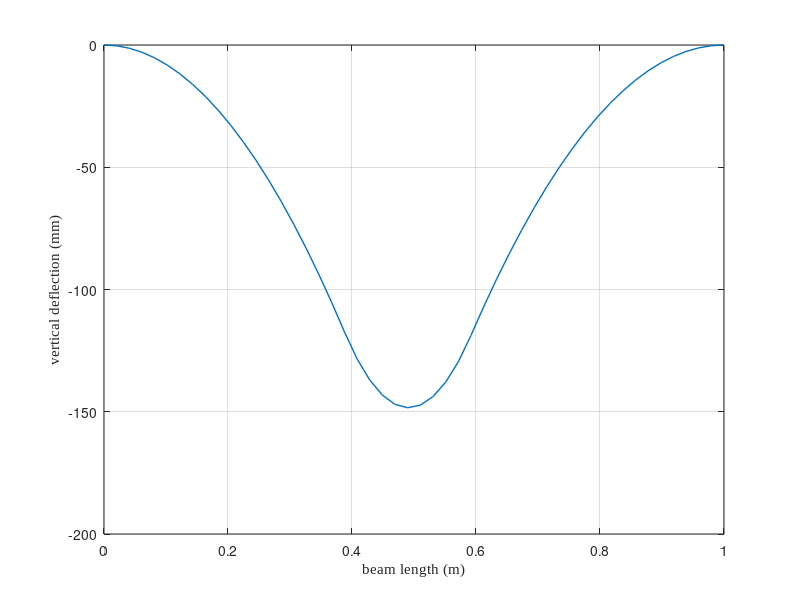
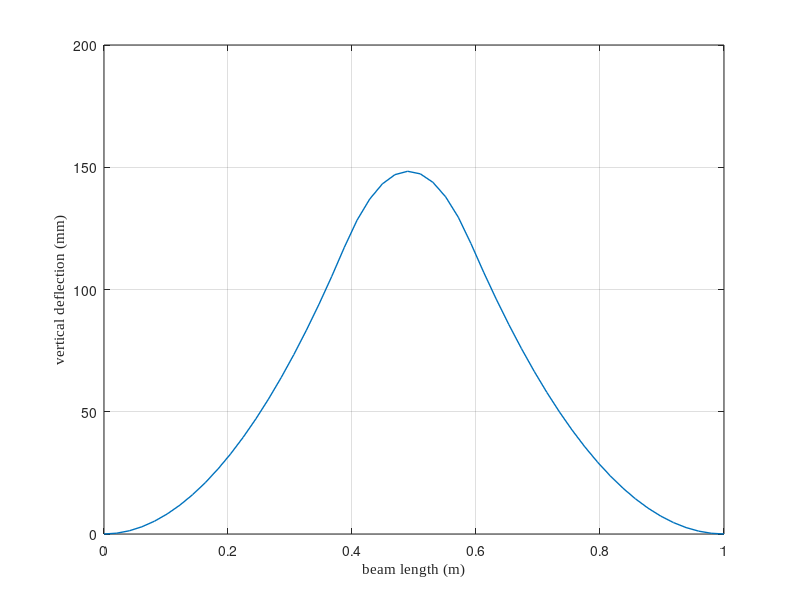
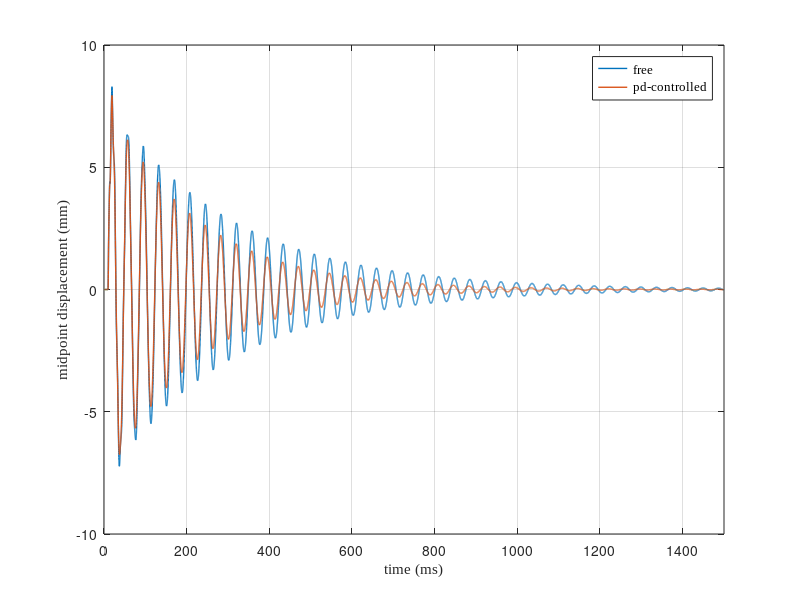
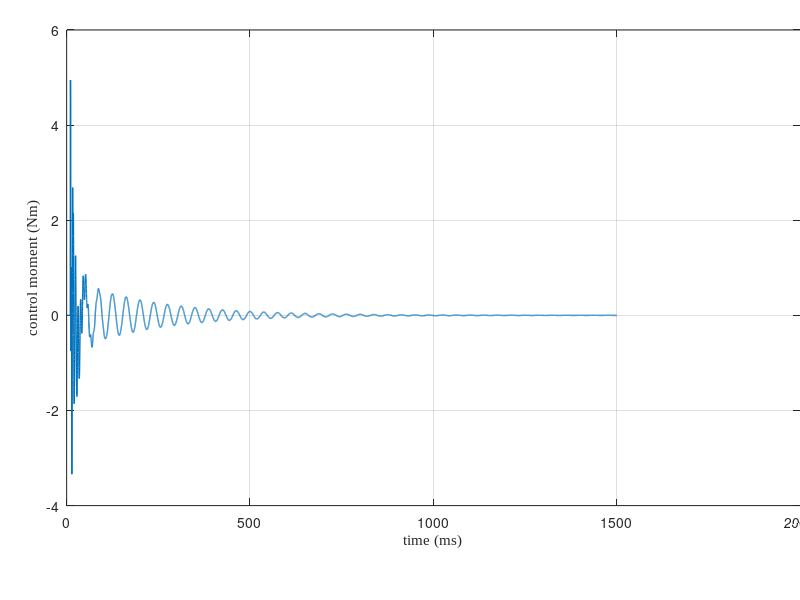

These charts were generated, in order, by the following MATLAB code:
clear; clc; close all;
% Directory to save figures
saveDir = 'C:\Users\trott\Dropbox\Conference Papers\In Progress\Roberts2025_IMECE\Latex\Figures';
if ~exist(saveDir, 'dir')
    mkdir(saveDir);
end

%% FEM Model Setup
% nElem = 49; E = 210e9; A = 0.01; I = 8.333e-6; rho = 7850; L = 2;
nElem = 49; E = 210e9; width = 0.05; thickness = 0.005; rho = 7850; L = 1;
A = width * thickness; I = (width * thickness^3) / 12; 
nNode = nElem + 1; dof_per_node = 3; totalDOF = nNode * dof_per_node;
Le = L / nElem;

% Element matrices
ke_axial = (E*A/Le)*[1 -1; -1 1];
ke_bend = (E*I/Le^3)*[12 6*Le -12 6*Le; 6*Le 4*Le^2 -6*Le 2*Le^2;
                      -12 -6*Le 12 -6*Le; 6*Le 2*Le^2 -6*Le 4*Le^2];
ke = zeros(6); me = zeros(6);
axial = [1 4]; bend = [2 3 5 6];
ke(axial,axial) = ke_axial; ke(bend,bend) = ke_bend;

me_axial = (rho*A*Le/6)*[2 1; 1 2];
me_bend = (rho*A*Le/420)*[156 22*Le 54 -13*Le; 22*Le 4*Le^2 13*Le -3*Le^2;
                          54 13*Le 156 -22*Le; -13*Le -3*Le^2 -22*Le 4*Le^2];
me(axial,axial) = me_axial; me(bend,bend) = me_bend;

K = zeros(totalDOF); M = zeros(totalDOF);
for e = 1:nElem
    idx = (e-1)*dof_per_node + (1:6);
    K(idx,idx) = K(idx,idx) + ke;
    M(idx,idx) = M(idx,idx) + me;
end

% Fixed-fixed boundary
fixedDOF = [1,2,3, totalDOF-2, totalDOF-1, totalDOF];
freeDOF = setdiff(1:totalDOF, fixedDOF);
Kf = K(freeDOF,freeDOF); Mf = M(freeDOF,freeDOF);

%% Static Deflection Under Moment Couple
% Prepare load vector
F_static = zeros(totalDOF, 1);

% Define same moment couple as in control: Nodes 20 and 30
nodeL = 20; nodeR = 30;
DOF_thetaL = (nodeL - 1)*dof_per_node + 3;
DOF_thetaR = (nodeR - 1)*dof_per_node + 3;

M0 = 800;  % Nm magnitude of static moment
F_static(DOF_thetaL) = -M0;
F_static(DOF_thetaR) = +M0;

% Apply boundary conditions
F_static_reduced = F_static(freeDOF);

% Solve static equilibrium: Kf * u = F_static
U_static = zeros(totalDOF, 1);
U_static(freeDOF) = Kf \ F_static_reduced;

% Extract vertical displacements
x_nodes = linspace(0, L, nNode);
w_static = U_static(2:dof_per_node:end);  % vertical DOFs

% Plot static deflection
figure('Units','inches','Position',[1 1 3.6 2.0]);
plot(x_nodes, 1e3*w_static, '-','LineWidth',1,'MarkerFaceColor','r');
xlabel('beam length (m)', 'FontName', 'Times New Roman', 'FontSize', 11);
ylabel('vertical deflection (mm)', 'FontName', 'Times New Roman', 'FontSize', 11);
%title('static deflection under moment couple', 'FontName', 'Times New Roman', 'FontSize', 11);
grid on; box on;
print(gcf, fullfile(saveDir, 'static_deflection_moment1'), '-dpng', '-r300');


F_static(DOF_thetaL) = +M0;  % flipped
F_static(DOF_thetaR) = -M0;

% Apply BCs and solve
F_static_reduced = F_static(freeDOF);
U_static = zeros(totalDOF, 1);
U_static(freeDOF) = Kf \ F_static_reduced;

% Extract and plot
x_nodes = linspace(0, L, nNode);
w_static = U_static(2:dof_per_node:end);  % vertical DOFs

figure('Units','inches','Position',[1 1 3.6 2.0]);
plot(x_nodes, 1e3*w_static, '-', 'LineWidth', 1, 'MarkerFaceColor', 'r');
xlabel('beam length (m)', 'FontName', 'Times New Roman', 'FontSize', 11);
ylabel('vertical deflection (mm)', 'FontName', 'Times New Roman', 'FontSize', 11);
%title('static deflection under reversed moment couple', 'FontName', 'Times New Roman', 'FontSize', 11);
grid on; box on;
print(gcf, fullfile(saveDir, 'static_deflection_moment2'), '-dpng', '-r300');

%% Rayleigh damping
zeta1 = 0.02; zeta2 = 0.02;
[Phi,D] = eig(Kf,Mf); omega = sqrt(diag(D));
A = [1/(2*omega(1)) omega(1)/2; 1/(2*omega(2)) omega(2)/2];
ab = A\[zeta1; zeta2]; alpha = ab(1); beta = ab(2);
Cf = alpha*Mf + beta*Kf;

%% Time Integration Setup
dt = 1e-4; Tmax = 1.5; Nt = round(Tmax/dt); t = (0:Nt)*dt;
nDOF_f = length(freeDOF);

% Initial Conditions
W_free = zeros(nDOF_f,Nt+1); V = zeros(nDOF_f,Nt+1); Aacc = zeros(nDOF_f,Nt+1);

% Apply impulse near control region
impulse_node = round(25);  
mid_dof_global = (impulse_node-1)*dof_per_node + 2;
mid_dof = find(freeDOF==mid_dof_global);

f_dyn = zeros(nDOF_f, Nt+1);
impulse_val = 1000;

% Apply impulse starting at 0.1 ms (0.0001 s)
impulse_start_time = 0.01;  % seconds
impulse_duration = 0.001;     % impulse lasts for 1 ms
start_idx = round(impulse_start_time / dt);
num_impulse_steps = round(impulse_duration / dt);

% Apply impulse to f_dyn starting at start_idx
f_dyn(mid_dof, start_idx : start_idx + num_impulse_steps - 1) = impulse_val;

% Newmark coefficients
b = 1/4; g = 1/2;
a0 = 1/(b*dt^2); a1 = g/(b*dt); a2 = 1/(b*dt); a3 = 1/(2*b)-1;
a4 = g/b - 1; a5 = dt*(g/(2*b)-1);
Keff = Kf + a1*Cf + a0*Mf;

%% Free Response Simulation
W = W_free; Aacc(:,1) = Mf\(f_dyn(:,1) - Cf*V(:,1) - Kf*W(:,1));
for n = 1:Nt
    Feff = f_dyn(:,n+1) + ...
        Mf*(a0*W(:,n) + a2*V(:,n) + a3*Aacc(:,n)) + ...
        Cf*(a1*W(:,n) + a4*V(:,n) + a5*Aacc(:,n));
    W(:,n+1) = Keff \ Feff;
    Aacc(:,n+1) = a0*(W(:,n+1)-W(:,n)) - a2*V(:,n) - a3*Aacc(:,n);
    V(:,n+1) = V(:,n) + dt*((1-g)*Aacc(:,n) + g*Aacc(:,n+1));
end
W_free = W; A_free = Aacc; V_free = V;

%% PD Control Simulation
% Kp = 250; 
% Kd = 1000;
Kp = 10; 
Kd = 0.175;
W_pd = zeros(nDOF_f,Nt+1); V_pd = zeros(nDOF_f,Nt+1); A_pd = zeros(nDOF_f,Nt+1);
f_pd = f_dyn; M_record = zeros(1,Nt);

% Control nodes (adjacent rotation DOFs)
left_node = 20; right_node = 30;
thetaL_global = (left_node - 1)*dof_per_node + 3;
thetaR_global = (right_node - 1)*dof_per_node + 3;
idL = find(freeDOF==thetaL_global); idR = find(freeDOF==thetaR_global);

if isempty(idL) || isempty(idR)
    error('Control node DOFs not found in freeDOF!');
end

for n = 1:Nt
    thetaL = W_pd(idL, n); thetaR = W_pd(idR, n);
    dthetaL = V_pd(idL, n); dthetaR = V_pd(idR, n);
    
    curvature = thetaR - thetaL;
    curvature_rate = dthetaR - dthetaL;
    M_control = -Kp * curvature - Kd * curvature_rate;
    
    % Store control history
    M_record(n) = M_control;

    % Apply control moment couple
    f_pd(idL, n+1) = f_pd(idL, n+1) - M_control;
    f_pd(idR, n+1) = f_pd(idR, n+1) + M_control;

    Feff = f_pd(:,n+1) + ...
        Mf*(a0*W_pd(:,n) + a2*V_pd(:,n) + a3*A_pd(:,n)) + ...
        Cf*(a1*W_pd(:,n) + a4*V_pd(:,n) + a5*A_pd(:,n));
    W_pd(:,n+1) = Keff \ Feff;
    A_pd(:,n+1) = a0*(W_pd(:,n+1) - W_pd(:,n)) - a2*V_pd(:,n) - a3*A_pd(:,n);
    V_pd(:,n+1) = V_pd(:,n) + dt*((1-g)*A_pd(:,n) + g*A_pd(:,n+1));
end

%% Plot Displacement Comparison
figure('Units','inches','Position',[1 1 3.6 2.0]);  % width x height in inches
plot(1e3 * t, 1e3 * W_free(mid_dof,:), 'LineWidth', 1); hold on;
plot(1e3 * t, 1e3 * W_pd(mid_dof,:), 'LineWidth', 1);
xlabel('time (ms)', 'FontName', 'Times New Roman', 'FontSize', 11);
ylabel('midpoint displacement (mm)', 'FontName', 'Times New Roman', 'FontSize', 11);
legend({'free', 'pd-controlled'}, 'FontName', 'Times New Roman', 'FontSize', 9, 'Location', 'northeast');
%title('free vs pd-controlled midpoint response', 'FontName', 'Times New Roman', 'FontSize', 11);
xlim([0 1500]);
set(gca,'LooseInset',get(gca,'TightInset'))
grid on;
box on;
print(gcf, fullfile(saveDir, 'displacement_comparison'), '-dpng', '-r300');

%% Plot Control Moment History
figure('Units','inches','Position',[1 1 3.6 2.0]);
plot(1e3 * t(1:Nt), M_record, 'LineWidth', 1);
xlabel('time (ms)', 'FontName', 'Times New Roman', 'FontSize', 11);
ylabel('control moment (Nm)', 'FontName', 'Times New Roman', 'FontSize', 11);
%title('control moment applied over time', 'FontName', 'Times New Roman', 'FontSize', 11);
set(gca,'LooseInset',get(gca,'TightInset'))
grid on;
box on;
print(gcf, fullfile(saveDir, 'control_moment_history'), '-dpng', '-r300');

%% Performance Metrics
disp('Performance Comparison:');
peak_free = max(abs(W_free(mid_dof,:)));
peak_pd = max(abs(W_pd(mid_dof,:)));
rms_a_free = rms(A_free(mid_dof,:));
rms_a_pd = rms(A_pd(mid_dof,:));

% Settling threshold (customizable)
settle_thresh_free = 0.05 * peak_free;
settle_thresh_pd   = 0.05 * peak_pd;

% Number of steps for sustained settling (e.g. 5 ms)
sustain_steps = round(0.005 / dt);  % 5 ms window

% Start looking AFTER the peak time
[~, peak_idx_free] = max(abs(W_free(mid_dof,:)));
[~, peak_idx_pd]   = max(abs(W_pd(mid_dof,:)));

settle_free_ms = NaN;
settle_pd_ms   = NaN;

% Check from peak onward for sustained below-threshold displacement
for k = peak_idx_free : Nt - sustain_steps
    window = abs(W_free(mid_dof, k : k + sustain_steps));
    if all(window < settle_thresh_free)
        settle_free_ms = t(k) * 1e3;
        break;
    end
end

for k = peak_idx_pd : Nt - sustain_steps
    window = abs(W_pd(mid_dof, k : k + sustain_steps));
    if all(window < settle_thresh_pd)
        settle_pd_ms = t(k) * 1e3;
        break;
    end
end

% Print results
cond_Keff = cond(Keff);
fprintf('Condition number of Keff: %.2e\n', cond_Keff);
fprintf('  Peak Displacement (mm): Free = %.2f | PD = %.2f\n', 1e3 * peak_free, 1e3 * peak_pd);

fprintf('  Settling Time (ms):     ');
if ~isnan(settle_free_ms)
    fprintf('Free = %.2f | ', settle_free_ms);
else
    fprintf('Free = --    | ');
end
if ~isnan(settle_pd_ms)
    fprintf('PD = %.2f\n', settle_pd_ms);
else
    fprintf('PD = --\n');
end

fprintf('  RMS Accel (m/s^2):      Free = %.2f | PD = %.2f\n', rms_a_free, rms_a_pd);
%% ------------------------------------------------------------------------
% CONTROL LOGIC AND PHYSICAL INTERPRETATION
% -------------------------------------------------------------------------
% The following section implements a Proportional-Derivative (PD) controller
% to apply active vibration control using moment couples at rotational DOFs.
% This control scheme mimics the action of piezoelectric actuators that apply
% localized bending moments to suppress vibrations.

% The main idea is to damp beam vibrations by applying control moments that
% resist local curvature and angular velocity (i.e., rotational rate of change).
% These moments are applied at two adjacent nodes on the beam, forming a 
% moment couple. This is physically equivalent to the static study setup,
% where opposing moments were applied at nodes 26 and 35.

% -------------------------------------------------------------------------
% FORCE MATRIX f_pd:
% -------------------------------------------------------------------------
% The control moment is implemented by modifying the global force matrix
% f_pd(:,n+1), which stores the applied external forces (and moments) at
% each time step. This matrix was initialized as a copy of f_dyn, which 
% contains only the impulse force applied near midspan.

% At every time step, we compute a control moment M_control, and apply it
% as an equal and opposite pair of forces at the rotational DOFs of the
% control nodes:
%
%   f_pd(idL, n+1) = f_pd(idL, n+1) - M_control;
%   f_pd(idR, n+1) = f_pd(idR, n+1) + M_control;
%
% This ensures the net force is zero, but a bending moment is applied to 
% alter the local curvature — effectively resisting beam deflection.

% -------------------------------------------------------------------------
% CONTROL LAW:
% -------------------------------------------------------------------------
% The control moment is computed using a PD law:
%
%   M_control = -Kp * (thetaR - thetaL) - Kd * (dthetaR - dthetaL);
%
% where:
%   - (thetaR - thetaL) is the relative rotation (i.e., curvature)
%   - (dthetaR - dthetaL) is the relative angular velocity (i.e., rate of bending)
%
% The proportional term (Kp) contributes a restoring moment to reduce curvature,
% while the derivative term (Kd) adds damping by opposing angular velocity.

% For pure damping behavior, Kp may be small or zero, and Kd is tuned to the
% highest stable value found (e.g., 420), which resists oscillatory motion
% without injecting instability.

% -------------------------------------------------------------------------
% ROLE OF INERTIA (Last-Step Acceleration):
% -------------------------------------------------------------------------
% Although the control moment is not explicitly a function of acceleration,
% inertia is fully accounted for through the Newmark-Beta time integration
% scheme, which uses the mass matrix (Mf) and the previous acceleration
% A_pd(:,n) in computing the effective force:
%
%   Feff = f_pd(:,n+1)
%        + Mf*(a0*W_pd(:,n) + a2*V_pd(:,n) + a3*A_pd(:,n))
%        + Cf*(a1*W_pd(:,n) + a4*V_pd(:,n) + a5*A_pd(:,n));
%
% This equation ensures that the system dynamics incorporate inertia naturally.
% The "last step inertia" (A_pd(:,n)) enters here as part of the internal
% integration scheme, not directly in the control law.

% This makes the simulation physically realistic: the beam resists motion
% due to mass (inertia), damping, and stiffness — while the controller 
% applies additional moments to reduce vibrations through feedback.

% -------------------------------------------------------------------------
% SUMMARY:
% -------------------------------------------------------------------------
% - Control is applied as moment couples at rotational DOFs, like in the static test.
% - The control moment is calculated based on rotation and angular velocity.
% - The force matrix f_pd is updated at each step to include these moments.
% - Newmark-Beta time integration incorporates inertia from the previous step.
% - The result is a physically accurate damping controller that reduces
%   vibration amplitude and settling time of the beam under impulsive loading.

